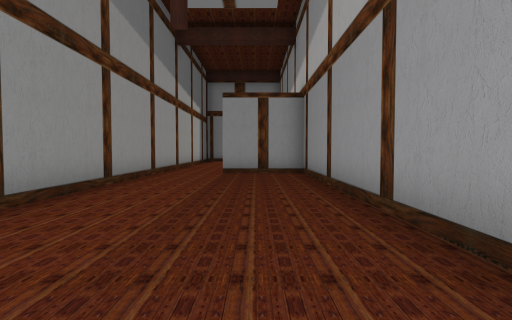
view 1 (above)

20 first-person views from a walk through a scene from a Unity 3-D project. The camera is 1.4 m above the floor, tilts 2° down and sees 85° across. The floor is counted in squares, 2 m on a side. Each view is taken from the middle of a square. On the plan, view 1 faces up. The plan holds only what a view shows up to about 9 squares ahead; the rest is blank. The place goes on beyond the plan.

view 2
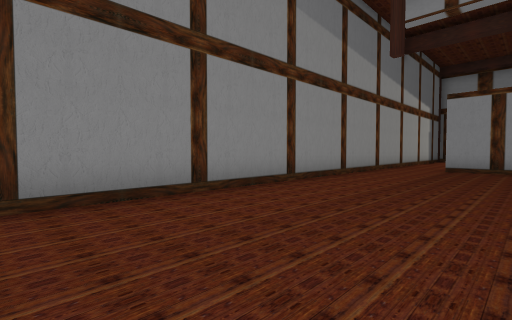

view 3
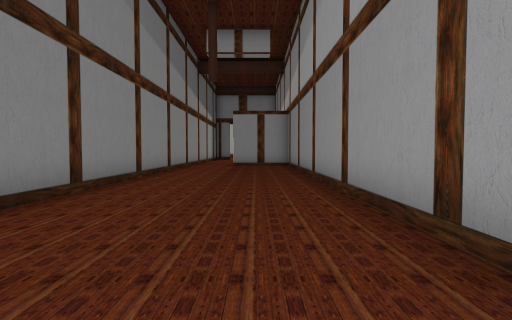

view 4
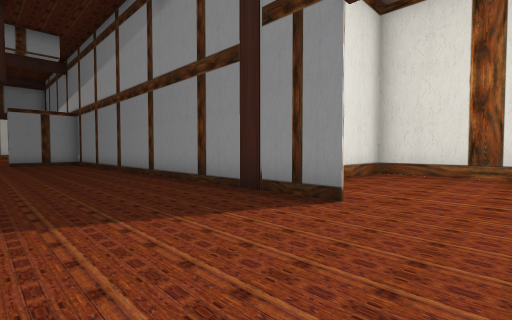

view 5
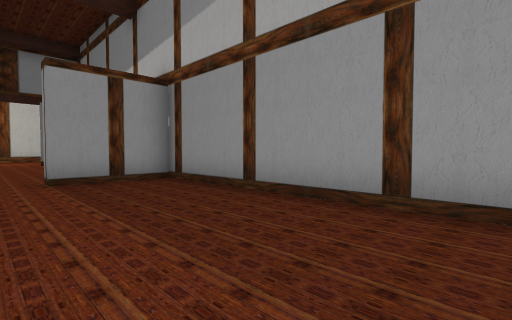

view 6
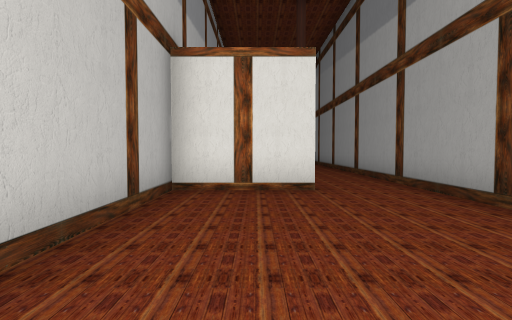

view 7
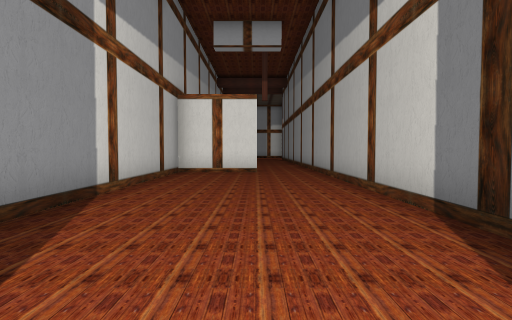

view 8
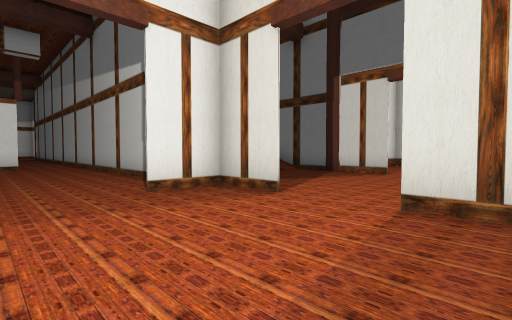

view 9
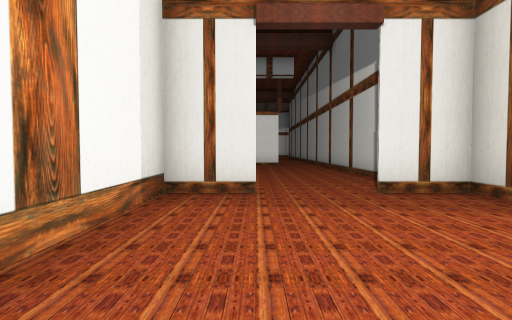

view 10
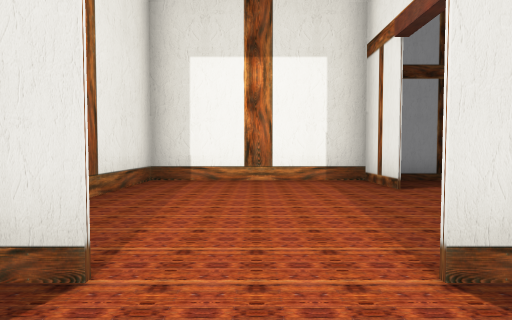

view 11
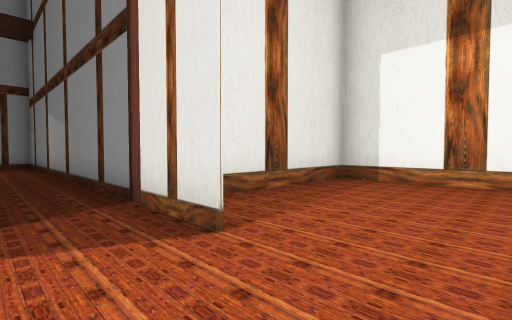

view 12
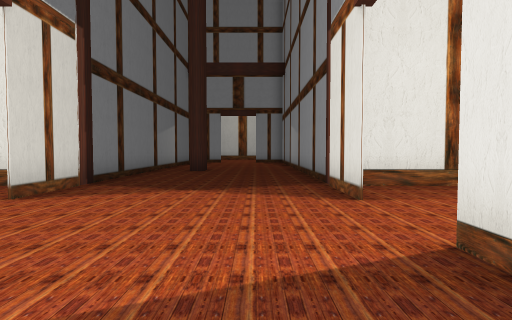

view 13
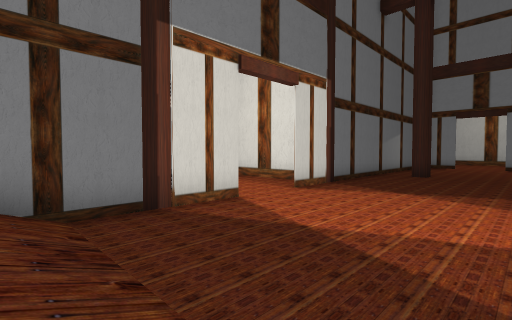

view 14
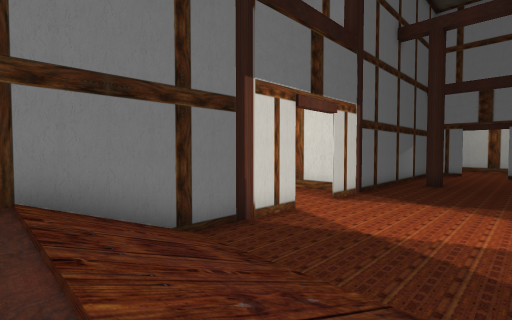

view 15
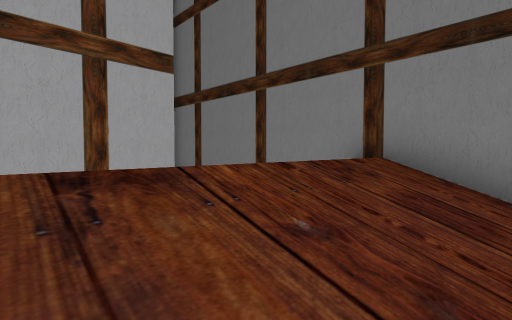

view 16
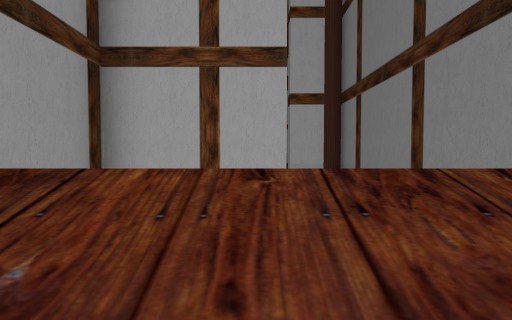

view 17
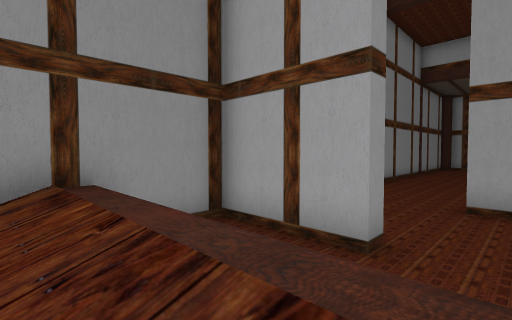

view 18
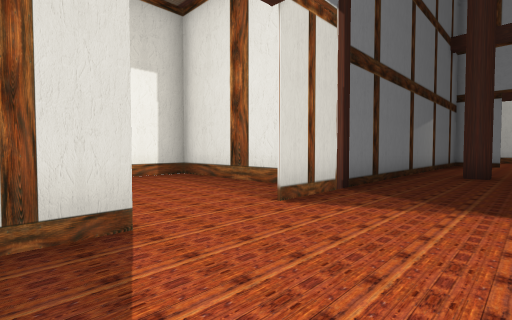

view 19
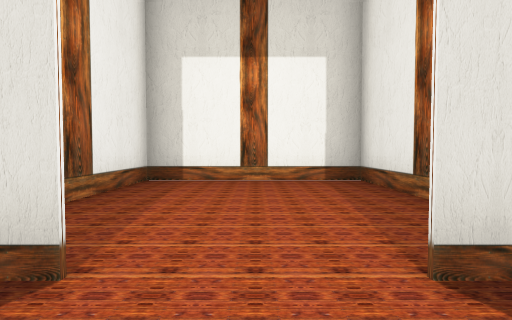

view 20
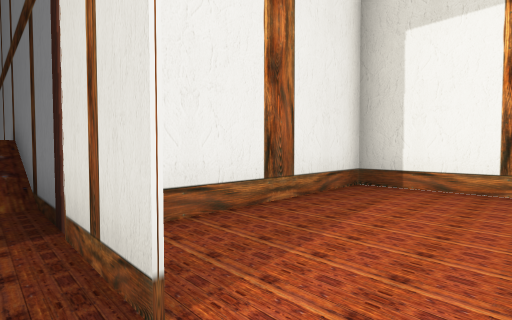

### Floor plan
Key: @ floor where view 1 was taken; # wall or solid block; . floor; / step, stairs or slope.
Columns run from 14 left of view 1 to 7 right of it. Each row starts with its distance up from view 1.
 26      #.....#
 25      #.....#
 24      #.....#
 23 ######.....######
 22 #....##...##....#
 21 #.....#...#.....#
 20 #...............#
 19 #...............#
 18 #.....#...#.....#
 17 #######...##...##
 16      #.....#....#
 15      #/////#....#
 14      #/////#....#
 13      #/////#....#
 12      #     #....#
 11      #.....#....#
 10      #..####....#
  9      #...  #.####
  8      #...  #....#
  7      #.... #....#
  6      ###.. #....#
  5        ... #....#
  4        ... #....#
  3            #....#
  2            #....#
  1            #....#
  0            #..@.#
 -1            #....#
 -2            #....#
 -3             ....#  ###
 -4             .... ....#
 -5             ....#....#
 -6             .........#
 -7             .........#

Where each view was taken, in squares from view 1:
view 1: 0 up, 0 right, facing up
view 2: 2 down, 1 right, facing up-left
view 3: 4 down, 0 right, facing up
view 4: 7 down, 2 left, facing up-right
view 5: 2 up, 2 left, facing up-right
view 6: 14 up, 0 right, facing down
view 7: 18 up, 1 left, facing down
view 8: 22 up, 0 right, facing down-left
view 9: 22 up, 0 right, facing down
view 10: 20 up, 5 left, facing right
view 11: 19 up, 5 left, facing up-right
view 12: 17 up, 5 left, facing up
view 13: 15 up, 4 left, facing up-left
view 14: 13 up, 4 left, facing up-left
view 15: 15 up, 4 left, facing down-left
view 16: 15 up, 6 left, facing down
view 17: 14 up, 8 left, facing down-right
view 18: 18 up, 6 left, facing up-left
view 19: 20 up, 7 left, facing left
view 20: 20 up, 8 left, facing down-left
